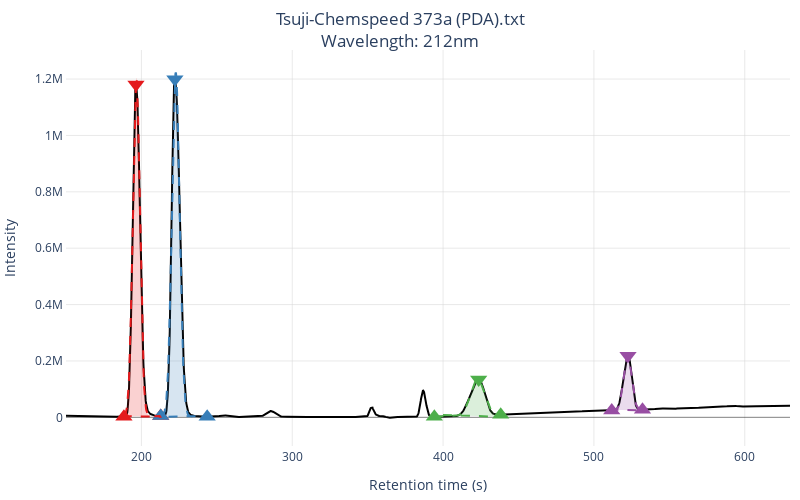

This figure's notebook cell:
### Code cell
fig

### Figure 1 — Plotly figure (JSON) as saved in the notebook; plotly's stock layout.template omitted (floating-point values rounded to 4 significant figures; data arrays with more than 128 entries replaced by an {"elided": "..."} marker saying what was removed)
{"data": [{"line": {"color": "black", "shape": "linear"}, "name": "chromatogram", "type": "scatter", "x": {"elided": "2401 int values"}, "y": {"elided": "2401 int values"}}, {"customdata": [[["Peak 0", "196.4", "7024210.724333879", "0.4005397924278201"]]], "hovertemplate": "<b>%{customdata[0][0]}</b><br>center: %{customdata[0][1]:.1f}s<br>area: %{customdata[0][2]:f}<br>ratio: %{customdata[0][3]:.1%}", "marker": {"color": "#e41a1c", "size": 15, "symbol": "triangle-down"}, "mode": "markers", "name": "Peak 0", "type": "scatter", "x": [982], "y": [1181117]}, {"marker": {"color": "#e41a1c", "size": 15, "symbol": "triangle-up"}, "mode": "markers", "name": "Peak 0", "type": "scatter", "x": [942], "y": [1773]}, {"marker": {"color": "#e41a1c", "size": 15, "symbol": "triangle-up"}, "mode": "markers", "name": "Peak 0", "type": "scatter", "x": [1064], "y": [4491]}, {"customdata": [[["Peak 1", "222.20000000000002", "7770811.139296347", "0.44311299915119196"]]], "hovertemplate": "<b>%{customdata[0][0]}</b><br>center: %{customdata[0][1]:.1f}s<br>area: %{customdata[0][2]:f}<br>ratio: %{customdata[0][3]:.1%}", "marker": {"color": "#377eb8", "size": 15, "symbol": "triangle-down"}, "mode": "markers", "name": "Peak 1", "type": "scatter", "x": [1111], "y": [1199641]}, {"marker": {"color": "#377eb8", "size": 15, "symbol": "triangle-up"}, "mode": "markers", "name": "Peak 1", "type": "scatter", "x": [1064], "y": [4491]}, {"marker": {"color": "#377eb8", "size": 15, "symbol": "triangle-up"}, "mode": "markers", "name": "Peak 1", "type": "scatter", "x": [1218], "y": [2007]}, {"customdata": [[["Peak 2", "423.6", "1461420.8942699966", "0.08333423420979363"]]], "hovertemplate": "<b>%{customdata[0][0]}</b><br>center: %{customdata[0][1]:.1f}s<br>area: %{customdata[0][2]:f}<br>ratio: %{customdata[0][3]:.1%}", "marker": {"color": "#4daf4a", "size": 15, "symbol": "triangle-down"}, "mode": "markers", "name": "Peak 2", "type": "scatter", "x": [2118], "y": [133910]}, {"marker": {"color": "#4daf4a", "size": 15, "symbol": "triangle-up"}, "mode": "markers", "name": "Peak 2", "type": "scatter", "x": [1971], "y": [1935]}, {"marker": {"color": "#4daf4a", "size": 15, "symbol": "triangle-up"}, "mode": "markers", "name": "Peak 2", "type": "scatter", "x": [2191], "y": [9361]}, {"customdata": [[["Peak 3", "522.6", "1280418.3907949787", "0.07301297421119435"]]], "hovertemplate": "<b>%{customdata[0][0]}</b><br>center: %{customdata[0][1]:.1f}s<br>area: %{customdata[0][2]:f}<br>ratio: %{customdata[0][3]:.1%}", "marker": {"color": "#984ea3", "size": 15, "symbol": "triangle-down"}, "mode": "markers", "name": "Peak 3", "type": "scatter", "x": [2613], "y": [218465]}, {"marker": {"color": "#984ea3", "size": 15, "symbol": "triangle-up"}, "mode": "markers", "name": "Peak 3", "type": "scatter", "x": [2559], "y": [24461]}, {"marker": {"color": "#984ea3", "size": 15, "symbol": "triangle-up"}, "mode": "markers", "name": "Peak 3", "type": "scatter", "x": [2661], "y": [26987]}, {"fill": "toself", "fillcolor": "rgba(228, 26, 28, 0.2)", "line": {"color": "#e41a1c", "dash": "dash", "shape": "linear", "width": 2}, "name": "", "type": "scatter", "x": {"elided": "246 int values"}, "y": {"elided": "246 float values"}}, {"fill": "toself", "fillcolor": "rgba(55, 126, 184, 0.2)", "line": {"color": "#377eb8", "dash": "dash", "shape": "linear", "width": 2}, "name": "", "type": "scatter", "x": {"elided": "310 int values"}, "y": {"elided": "310 float values"}}, {"fill": "toself", "fillcolor": "rgba(77, 175, 74, 0.2)", "line": {"color": "#4daf4a", "dash": "dash", "shape": "linear", "width": 2}, "name": "", "type": "scatter", "x": {"elided": "442 int values"}, "y": {"elided": "442 float values"}}, {"fill": "toself", "fillcolor": "rgba(152, 78, 163, 0.2)", "line": {"color": "#984ea3", "dash": "dash", "shape": "linear", "width": 2}, "name": "", "type": "scatter", "x": {"elided": "206 int values"}, "y": {"elided": "206 float values"}}], "layout": {"autosize": false, "height": 500, "margin": {"b": 10, "l": 10, "r": 10, "t": 50}, "paper_bgcolor": "white", "plot_bgcolor": "rgba(0,0,0,0)", "showlegend": false, "title": {"text": "Tsuji-Chemspeed 373a (PDA).txt<br>Wavelength: 212nm", "x": 0.5}, "width": 800, "xaxis": {"gridcolor": "lightgrey", "gridwidth": 0.5, "showline": true, "tickmode": "array", "ticktext": [200, 300, 400, 500, 600], "tickvals": [1000, 1500, 2000, 2500, 3000], "title": {"text": "Retention time (s)"}, "zeroline": true, "zerolinecolor": "black", "zerolinewidth": 0.5}, "yaxis": {"gridcolor": "lightgrey", "gridwidth": 0.5, "showline": true, "title": {"text": "Intensity"}, "zeroline": true, "zerolinecolor": "black", "zerolinewidth": 0.5}}}
